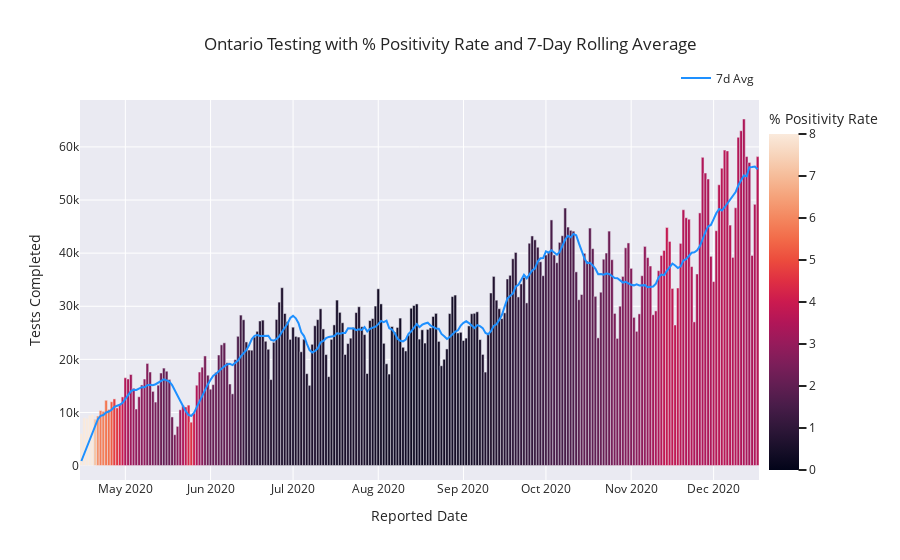

This figure's notebook cell:
### Code cell
#hide_input

# report tests completed

# testing data does not exist prior to April 15, 2020
df_test = df_testing[(df_testing["Total tests completed in the last day"].notnull()) & (df_testing["Total tests completed in the last day"] != 0)]

fig_test = px.bar(df_test,
              x='Reported Date',
              y='Total tests completed in the last day',
              template='seaborn',
              color='7 Day Avg Percent Positivity', range_color=[0,8],
              title='Ontario Testing with % Positivity Rate and 7-Day Rolling Average',
              labels={'7 Day Avg Percent Positivity': '% Positivity Rate',
                      'Total tests completed in the last day': 'Tests Completed'},
 )           
fig_test.update_layout(bargap=0)

fig_test.update_layout(coloraxis_colorbar=dict(yanchor="top", y=1, x=1,
                                          ticks="outside",
                                          ticksuffix=""))

fig_test.add_trace(go.Scatter(
    x=df_test['Reported Date'],
    y=df_test['New Tests 7 Day Average'],
    mode='lines',
    name='7d Avg',
    line=dict(color="#1E90FF", dash="solid")
    ))

fig_test.update_layout(legend=dict(
    orientation="h",
    yanchor="bottom",
    y=1.02,
    xanchor="right",
    x=1,))

### Figure 1 — Plotly figure (JSON) as saved in the notebook; plotly's stock layout.template omitted (floating-point values rounded to 4 significant figures; data arrays with more than 128 entries replaced by an {"elided": "..."} marker saying what was removed)
{"data": [{"alignmentgroup": "True", "hovertemplate": "Reported Date=%{x}<br>Tests Completed=%{y}<br>% Positivity Rate=%{marker.color}<extra></extra>", "legendgroup": "", "marker": {"color": {"elided": "247 float values"}, "coloraxis": "coloraxis"}, "name": "", "offsetgroup": "", "orientation": "v", "showlegend": false, "textposition": "auto", "type": "bar", "x": {"elided": "247 str values"}, "xaxis": "x", "y": {"elided": "247 int values"}, "yaxis": "y"}, {"line": {"color": "#1E90FF", "dash": "solid"}, "mode": "lines", "name": "7d Avg", "type": "scatter", "x": {"elided": "247 str values"}, "y": {"elided": "247 int values"}}], "layout": {"autosize": true, "bargap": 0, "barmode": "relative", "coloraxis": {"cmax": 8, "cmin": 0, "colorbar": {"ticks": "outside", "ticksuffix": "", "title": {"text": "% Positivity Rate"}, "x": 1, "y": 1, "yanchor": "top"}, "colorscale": [[0, "rgb(2,4,25)"], [0.0625, "rgb(24,15,41)"], [0.125, "rgb(47,23,57)"], [0.1875, "rgb(71,28,72)"], [0.25, "rgb(97,30,82)"], [0.3125, "rgb(123,30,89)"], [0.375, "rgb(150,27,91)"], [0.4375, "rgb(177,22,88)"], [0.5, "rgb(203,26,79)"], [0.5625, "rgb(223,47,67)"], [0.625, "rgb(236,76,61)"], [0.6875, "rgb(242,107,73)"], [0.75, "rgb(244,135,95)"], [0.8125, "rgb(245,162,122)"], [0.875, "rgb(246,188,153)"], [0.9375, "rgb(247,212,187)"], [1, "rgb(250,234,220)"]]}, "legend": {"orientation": "h", "tracegroupgap": 0, "x": 1, "xanchor": "right", "y": 1.02, "yanchor": "bottom"}, "title": {"text": "Ontario Testing with % Positivity Rate and 7-Day Rolling Average"}, "xaxis": {"anchor": "y", "autorange": true, "domain": [0, 1], "range": ["2020-04-14 12:00", "2020-12-17 12:00"], "title": {"text": "Reported Date"}, "type": "date"}, "yaxis": {"anchor": "x", "autorange": true, "domain": [0, 1], "range": [-2719.0, 68840.0], "title": {"text": "Tests Completed"}, "type": "linear"}}}
